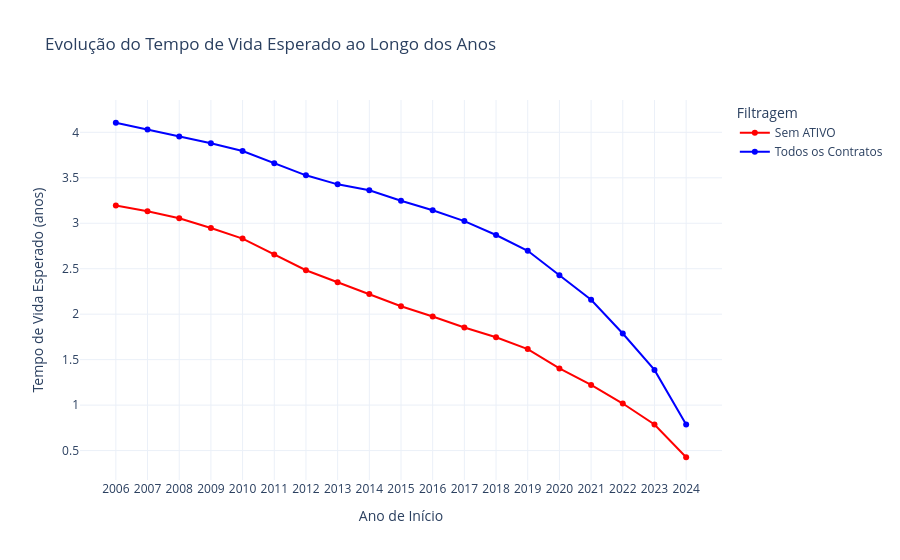

Notebook code cell kept with this figure:
### Code cell
analisar_sobrevivencia_kaplan_todos(tabela_nova_sdf)

### Figure 1 — Plotly figure (JSON) as saved in the notebook; plotly's stock layout.template omitted (floating-point values rounded to 4 significant figures)
{"data": [{"line": {"color": "red"}, "mode": "lines+markers", "name": "Sem ATIVO", "type": "scatter", "x": ["2006", "2007", "2008", "2009", "2010", "2011", "2012", "2013", "2014", "2015", "2016", "2017", "2018", "2019", "2020", "2021", "2022", "2023", "2024"], "y": [3.194, 3.132, 3.055, 2.948, 2.831, 2.655, 2.484, 2.351, 2.222, 2.087, 1.975, 1.854, 1.747, 1.617, 1.403, 1.222, 1.017, 0.7872, 0.4265]}, {"line": {"color": "blue"}, "mode": "lines+markers", "name": "Todos os Contratos", "type": "scatter", "x": ["2006", "2007", "2008", "2009", "2010", "2011", "2012", "2013", "2014", "2015", "2016", "2017", "2018", "2019", "2020", "2021", "2022", "2023", "2024"], "y": [4.105, 4.031, 3.955, 3.88, 3.795, 3.661, 3.527, 3.428, 3.364, 3.248, 3.142, 3.024, 2.871, 2.697, 2.429, 2.159, 1.787, 1.387, 0.7854]}], "layout": {"legend": {"title": {"text": "Filtragem"}}, "title": {"text": "Evolução do Tempo de Vida Esperado ao Longo dos Anos"}, "xaxis": {"title": {"text": "Ano de Início"}}, "yaxis": {"title": {"text": "Tempo de Vida Esperado (anos)"}}}}
